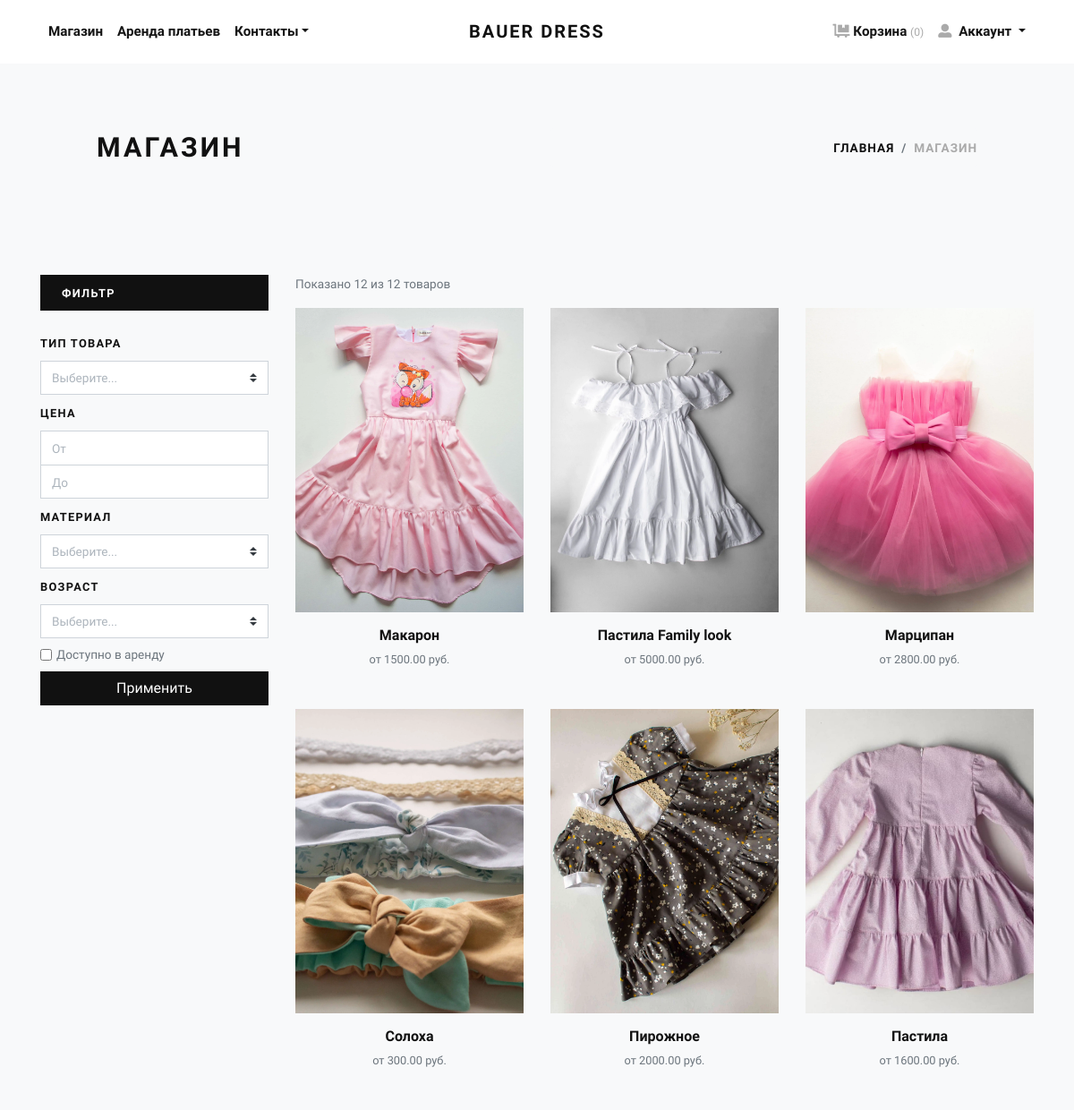
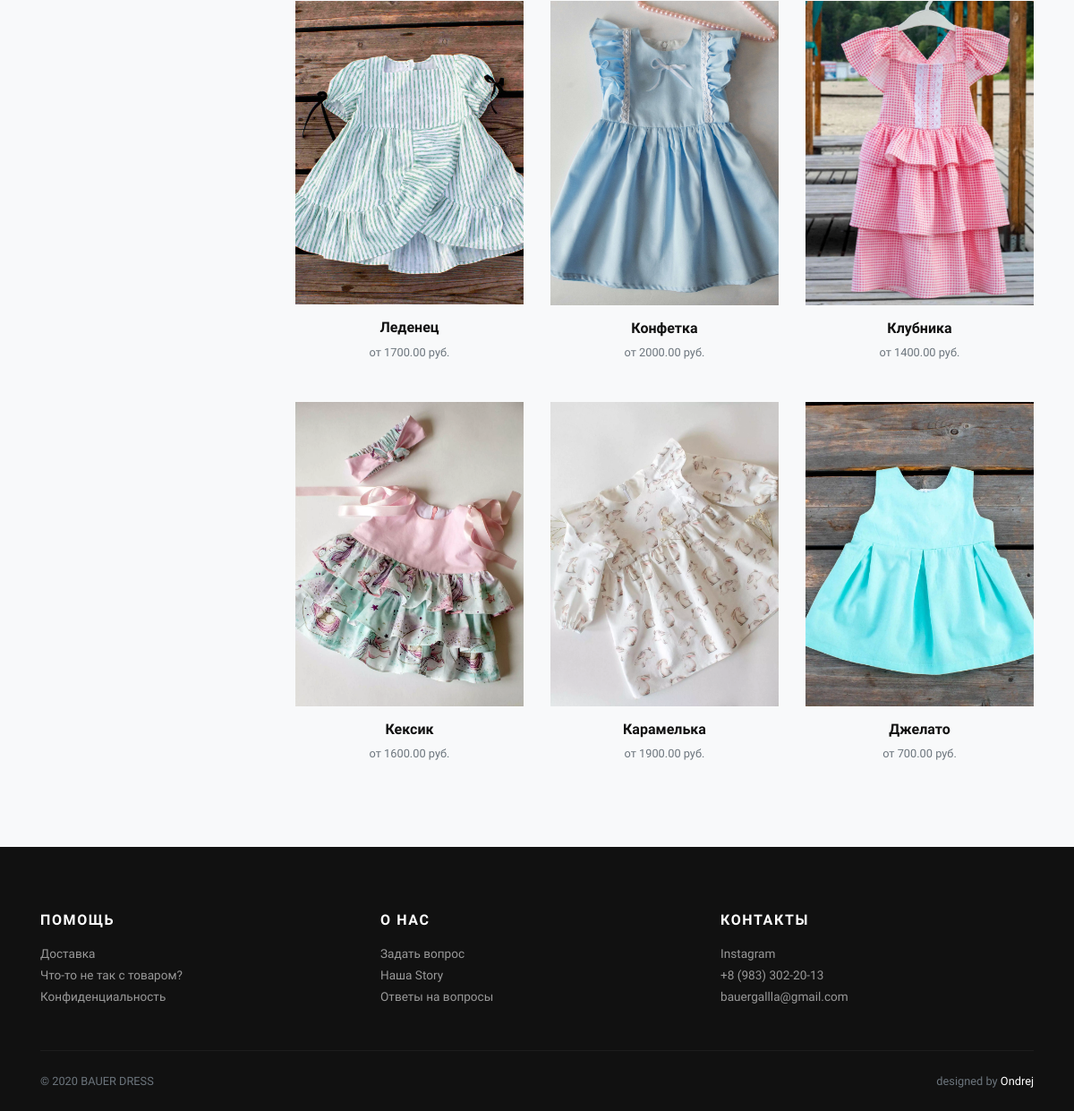
The app's page /shop/ with its own data (2 pictures, top to bottom).
### shop/models.py (models this page shows, shortened)
class Product(models.Model):
	category = models.ForeignKey(Category, related_name='products',
		on_delete=models.SET_NULL, null=True, verbose_name=u"Тип товара")
	name = models.CharField(max_length=200, db_index=True, verbose_name=u"Название")
	slug = models.SlugField(max_length=200, db_index=True, verbose_name=u"URL",
		help_text='То как этот товар будет отображен в URL.')
	description = RichTextField(default='Full description of product', blank=False, null=True, verbose_name=u"Описание",
		help_text='Добавьте полное описание товара, без характеристик.')
	material = models.ForeignKey(Material, on_delete=models.SET_NULL, null=True, verbose_name=u"Материал")
	price_from = models.DecimalField(max_digits=10, decimal_places=2, verbose_name=u"Цена от", blank=False, null=True)
	price_to = models.DecimalField(max_digits=10, decimal_places=2, verbose_name=u"Цена до", blank=False, null=True)
	stock = models.PositiveIntegerField(default=1, verbose_name=u"В наличии (кол-во)")
	can_spend = models.BooleanField(default=False, verbose_name=u"Вычитать со склада")
	created = models.DateTimeField(auto_now_add=True, verbose_name=u"Создан")
	updated = models.DateTimeField(auto_now=True, verbose_name=u"Обновлен")
	tag = models.ForeignKey(Tag, on_delete=models.SET_NULL, null=True, verbose_name='Возраст')
	rent = models.BooleanField("Доступно в аренду (если да, заполни ниже)", default=False)
	pay_method = models.CharField("Если аренда, то какая оплата?", blank=True, null=True, max_length=3, help_text='Если почасовая-ч, по дням-д, неделям-нед.')
	class Meta:
		index_together = (('id','slug'),)
		verbose_name = 'товар'
		verbose_name_plural = 'товары'
	def status_new(self):
		now = timezone.now()
		if now + datetime.timedelta(days=-5) < self.created < now:
			return True
		else:
			return False
	def get_absolute_url(self):
		return reverse('shop:details', args=[self.category.slug, self.id, self.slug])

class Gallery(models.Model):
    image = models.ImageField(upload_to='gallery', verbose_name='Фото')
    alt = models.CharField('Описание картинки', max_length=30, blank=False, null=True)
    product = models.ForeignKey(Product, on_delete=models.CASCADE, related_name='images')
    class Meta:
    	verbose_name = 'фото товара'
    	verbose_name_plural = 'фото товаров'

### shop/views.py (the view)
# urls.py: path('shop/', views.product_list, name='index'),
@cache_page(60 * 15)
def product_list(request, category_slug=None, tag_slug=None):
	category = None
	tag = None
	categories = Category.objects.all()
	products = Product.objects.filter(stock__gt=0).order_by('-updated')
	if category_slug:
		category = get_object_or_404(Category, slug=category_slug)
		products = Product.objects.filter(stock__gt=0, category=category)
	if tag_slug:
		tag = get_object_or_404(Tag, slug=tag_slug)
		products = Product.objects.filter(stock__gt=0, tag=tag)
	f = ListFilterForm(request.GET, queryset=products)
	paginator = Paginator(f.qs, 12)
	page_number = request.GET.get('page')
	page_obj = paginator.get_page(page_number)
	return render(request, 'shop/product/list_shop.html', {
		'page_obj': page_obj,
		'filter': f,
		'category':category,
		'tag': tag,
	})

### cart/cart.py (called while the page is built)
	def __len__(self):
		return sum(item['quantity'] for item in self.cart.values())

### cart/context_processors.py (called while the page is built)
def cart(request):
    return {'cart': Cart(request)}

### information/context_processors.py (called while the page is built)
def categories(request):
    return {
       'categories': Category.objects.all(),
    }

### shop/models.py (called while the page is built)
	def __str__(self):
		return self.name

	def __str__(self):
		return self.name

	def __str__(self):
		return self.name

### wishlist/context_processors.py (called while the page is built)
def wishlist(request):
	if request.user.is_authenticated:
		try:
			wishlist = Wishlist.objects.get(user=request.user)
		except ObjectDoesNotExist:
			wishlist = Wishlist.objects.create(user=request.user)
		return {'wishlist': wishlist}
	else:
		return {'wishlist': None}

### shop/templates/shop/product/list_shop.html
{% extends 'shop/product/list_base.html' %}
{% load static %}
{% load widget_tweaks %}
{% block hero %}
  <div class="col-lg-6">
    <h1 class="h2 text-uppercase mb-0">Магазин{% if category %}<span class="breadcrumb-item active fz-6">/{{ category.name }}</span>{% endif %}</h1>
  </div>
  <div class="col-lg-6 text-lg-right">
    <nav aria-label="breadcrumb">
      <ol class="breadcrumb justify-content-lg-end mb-0 px-0">
        <li class="breadcrumb-item"><a href="{% url 'shop:main' %}">Главная</a></li>
        <li class="breadcrumb-item active" aria-current="page">Магазин</li>
      </ol>
    </nav>
  </div>
{% endblock %}
{% block filter_form_extra %}
<div class="py-2 d-flex">
  {% render_field filter.form.rent style="margin-right: 5px;" %}
  <span class="text-small text-muted">Доступно в аренду</span>
</div>
{% endblock %}

### shop/templates/shop/product/list_base.html (shortened to what this page needs)
{% extends 'shop/base.html' %}
{% load static %}
{% load widget_tweaks %}
{% block content %}
<div class="container">
    <section class="py-5 bg-light">
      <div class="container">
        <div class="row px-4 px-lg-5 py-lg-4 align-items-center">
          {% block hero %}{% endblock %}
        </div>
      </div>
    </section>
    <section class="py-5">
      <div class="container p-0">
        <div class="row">
          <div class="col-lg-3 order-2 order-lg-1">
            <div class="py-2 px-4 bg-dark text-white mb-3">
              <strong class="small text-uppercase font-weight-bold">Фильтр</strong>
            </div>
            <form method="get">
              <div class="py-2 bg-light">
                <strong class="small text-uppercase font-weight-bold">Тип товара</strong>
              </div>
              {% render_field filter.form.category class="js-example-placeholder-multiple form-control custom-select" %}
              <div class="py-2 bg-light">
                <strong class="small text-uppercase font-weight-bold">Цена</strong>
              </div>
              {% render_field filter.form.price_to__gt class="form-control" placeholder="От" style="border-bottom: none;" %}
              {% render_field filter.form.price_from__lt class="form-control" placeholder="До" %}
              <div class="py-2 bg-light">
                <strong class="small text-uppercase font-weight-bold">Материал</strong>
              </div>
              {% render_field filter.form.material class="js-example-placeholder-multiple form-control custom-select" %}
              <div class="py-2 bg-light">
                <strong class="small text-uppercase font-weight-bold">Возраст</strong>
              </div>
              {% render_field filter.form.tag class="js-example-placeholder-multiple form-control custom-select" %}
              {% block filter_form_extra %}{% endblock %}
              <div class="col-sm-12 pl-sm-0 p-0 pt-15">
                <button class="btn btn-dark btn btn-block h-100 d-flex align-items-center justify-content-center px-0" type="submit">Применить</button>
              </div>
            </form>
          </div>
          <div class="col-lg-9 order-1 order-lg-2 mb-5 mb-lg-0">
            <div class="row mb-3 align-items-center">
              <div class="col-lg-6 mb-2 mb-lg-0">
                <p class="text-small text-muted mb-0">Показано {{ page_obj.end_index }} из {{ filter.qs|length }} товаров</p>
              </div>
            </div>
            <div class="row">
              {% for product in filter.qs %}
                <div class="col-lg-4 col-sm-6 mb-30">
                  <div class="product text-center">
                    <div class="mb-3 position-relative">
                      <a class="d-block" href="{{ product.get_absolute_url }}">
                        <img class="bg-color img-fluid w-100" src="{% if product.images.first %}{{ product.images.first.image.url }}{% else %}{% static 'shop/img/product-banners/example.jpg' %} {% endif %}" alt="{{ product.images.first.alt }}">
                      </a>
                    </div>
                    <h6> <a class="reset-anchor" href="{{ product.get_absolute_url }}">{{ product.name }}</a></h6>
                    <p class="small text-muted">от {{ product.price_from }}{% if product.rent %} руб/{% if product.pay_method %}{{ product.pay_method }}{% else %}ч{% endif %}{% else %} руб.{% endif %}</p>
                  </div>
                </div>
              {% empty %}
              <div class="col-lg-12 text-center col-sm-12 mb-30 text-muted">
                Ничего не найдено...
              </div>
              {% endfor %}
            </div>
          </div>
        </div>
      </div>
    </section>
</div>
{% endblock %}

### shop/static/shop/css/style.blue.css (style rules this page uses)
.text-small { font-size: 0.85rem !important; }
strong { font-weight: 700; }
.product img { transition: all 0.3s; }
.text-uppercase { text-transform: uppercase; letter-spacing: 0.1em; }
.reset-anchor { color: inherit; transition: all 0.3s; }
.btn { font-weight: 400; border: 1px solid transparent; font-family: inherit; padding: 0.375rem 1.5rem; font-size: 1rem; line-height: 1.5; border-radius: 0; transition: color 0.15s ease-in-out, background-color 0.15s ease-in-out, border-color 0.15s ease-in-out, box-shadow 0.15s ease-in-out; }
.btn-dark { color: #fff; background-color: #111111; border-color: #111111; }
body { font-family: "Libre Franklin", sans-serif; font-size: 1rem; font-weight: 400; line-height: 1.5; color: #111111; background-color: #fff; }
a { color: #2b90d9; text-decoration: none; }
h1, h2, h3, h4, h5, h6, .h1, .h2, .h3, .h4, .h5, .h6 { margin-bottom: 0.5rem; font-family: inherit; font-weight: 900; line-height: 1.2; color: inherit; }
h1, .h1 { font-size: 2.2rem; }
h2, .h2 { font-size: 1.9rem; }
h6, .h6 { font-size: 1rem; }
small, .small { font-size: 80%; font-weight: 400; }
.bg-light { background-color: #f8f9fa !important; }
.bg-dark { background-color: #111111 !important; }
.form-control { padding: 0.375rem 0.75rem; font-size: 1rem; line-height: 1.5; color: #495057; background-color: #fff; border: 1px solid #ced4da; border-radius: 0; transition: border-color 0.15s ease-in-out, box-shadow 0.15s ease-in-out; }
.form-control::placeholder { color: #adb5bd; font-size: 0.85rem; font-weight: 400; }
select.form-control:not([size]):not([multiple]) { height: calc(2.25rem + 2px); }
.breadcrumb { background: #f8f9fa; }
.breadcrumb-item { font-size: 0.85rem; text-transform: uppercase; letter-spacing: 0.07em; font-weight: 900; color: #111111; }
.breadcrumb-item a { color: inherit; transition: all 0.3s; }
.breadcrumb-item.active { color: #aaa; }
input, textarea, select { font-size: 16px; }

### shop/static/shop/css/custom.css (style rules this page uses)
.pt-15 { padding-top: 15px; }
.mb-30 { margin-bottom: 30px; }
.custom-select { color: #adb5bd; font-size: 0.85rem; font-weight: 400; }
.bg-color { background-color: #f5f5f5; }

### records on screen
Product: images.first.image (picture), name "Макарон", price_from "1500.00", rent "руб."
Product: images.first.image (picture), name "Пастила Family look", price_from "5000.00", rent "руб."
Product: images.first.image (picture), name "Марципан", price_from "2800.00", rent "руб."
Product: images.first.image (picture), name "Солоха", price_from "300.00", rent "руб."
Product: images.first.image (picture), name "Пирожное", price_from "2000.00", rent "руб."
Product: images.first.image (picture), name "Пастила", price_from "1600.00", rent "руб."
Product: images.first.image (picture), name "Леденец", price_from "1700.00", rent "руб."
Product: images.first.image (picture), name "Конфетка", price_from "2000.00", rent "руб."
Product: images.first.image (picture), name "Клубника", price_from "1400.00", rent "руб."
Product: images.first.image (picture), name "Кексик", price_from "1600.00", rent "руб."
Product: images.first.image (picture), name "Карамелька", price_from "1900.00", rent "руб."
Product: images.first.image (picture), name "Джелато", price_from "700.00", rent "руб."

### other values on screen
{{ page_obj.end_index }} "12"
{{ filter.qs|length }} "12"
